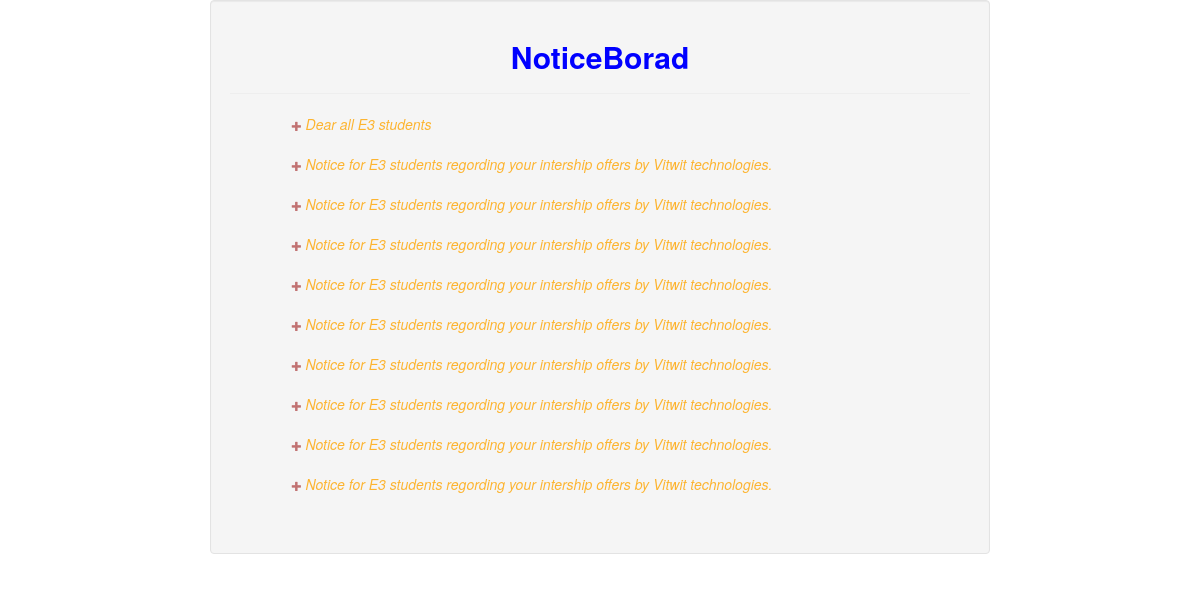
/I-Interact/NoticeBoard.php (signed in), run on the app's committed database.
### tables this page shows
CREATE TABLE IF NOT EXISTS `NoticeBoard` (
  `sno` int(11) NOT NULL AUTO_INCREMENT,
  `id` varchar(200) DEFAULT NULL,
  `purpose` varchar(1000) NOT NULL,
  `notice` varchar(1000) DEFAULT NULL,
  `path_attachment` varchar(1000) DEFAULT NULL,
  `date` datetime DEFAULT NULL,
  PRIMARY KEY (`sno`)
);

### I-Interact/NoticeBoard.php (the view, shortened to what this page needs)
<?php
include('mysql.php');
if(isset($_SESSION['student_id'])){
?>
<!DOCTYPE html>
<html>
<head lang='en'>
    <link rel='stylesheet' href='https://maxcdn.bootstrapcdn.com/bootstrap/3.3.7/css/bootstrap.min.css'>
  <link rel="stylesheet" type="text/css" href="lib/css/requiredCSS.css">
  </head>
  <body>
  <div class="container">
      <div class="row">
            <div class=" col-md-offset-2 col-md-8 well">
                    <h2><b>NoticeBorad</b></h2>
                 <hr>
                 <div class="col-md-offset-1">
                 <table class="table" align="center" width="100%">
                 <?php
                  $query="SELECT * FROM NoticeBoard ORDER BY(date) DESC LIMIT 10";
                  $result=mysqli_query($link,$query);
                  $count=mysqli_num_rows($result);
                  if($count!=0){
                    while($row=mysqli_fetch_array($result)){
                      echo "
                        <i data-toggle='collapse' data-target='#$row[0]' style='cursor:pointer'><sub class='glyphicon glyphicon-plus'></sub> $row[2]</i><br>
                      <div id='$row[0]' class='collapse alert alert-success'>
                              $row[3]<br>";
                      echo "
                     </div><br>
                      ";
                    }
                  }
                 ?>
                 </table>
                 </div>
            </div>
      </div>
  </div>
</body>
</html>
<?php
}
else{
  header("Location:index.php");
}
?>

### I-Interact/NoticeBoard.php (style rules this page uses)
i { color: orange; opacity:0.8; }
sub { color: brown; opacity: 0.8; }
h2 { text-align: center; }

### data on the page
noticeboard: purpose "Dear all E3 students"
noticeboard: purpose "Notice for E3 students regording your intership offers by Vitwit technologies."
noticeboard: purpose "Notice for E3 students regording your intership offers by Vitwit technologies."
noticeboard: purpose "Notice for E3 students regording your intership offers by Vitwit technologies."
noticeboard: purpose "Notice for E3 students regording your intership offers by Vitwit technologies."
noticeboard: purpose "Notice for E3 students regording your intership offers by Vitwit technologies."
noticeboard: purpose "Notice for E3 students regording your intership offers by Vitwit technologies."
noticeboard: purpose "Notice for E3 students regording your intership offers by Vitwit technologies."
noticeboard: purpose "Notice for E3 students regording your intership offers by Vitwit technologies."
noticeboard: purpose "Notice for E3 students regording your intership offers by Vitwit technologies."
